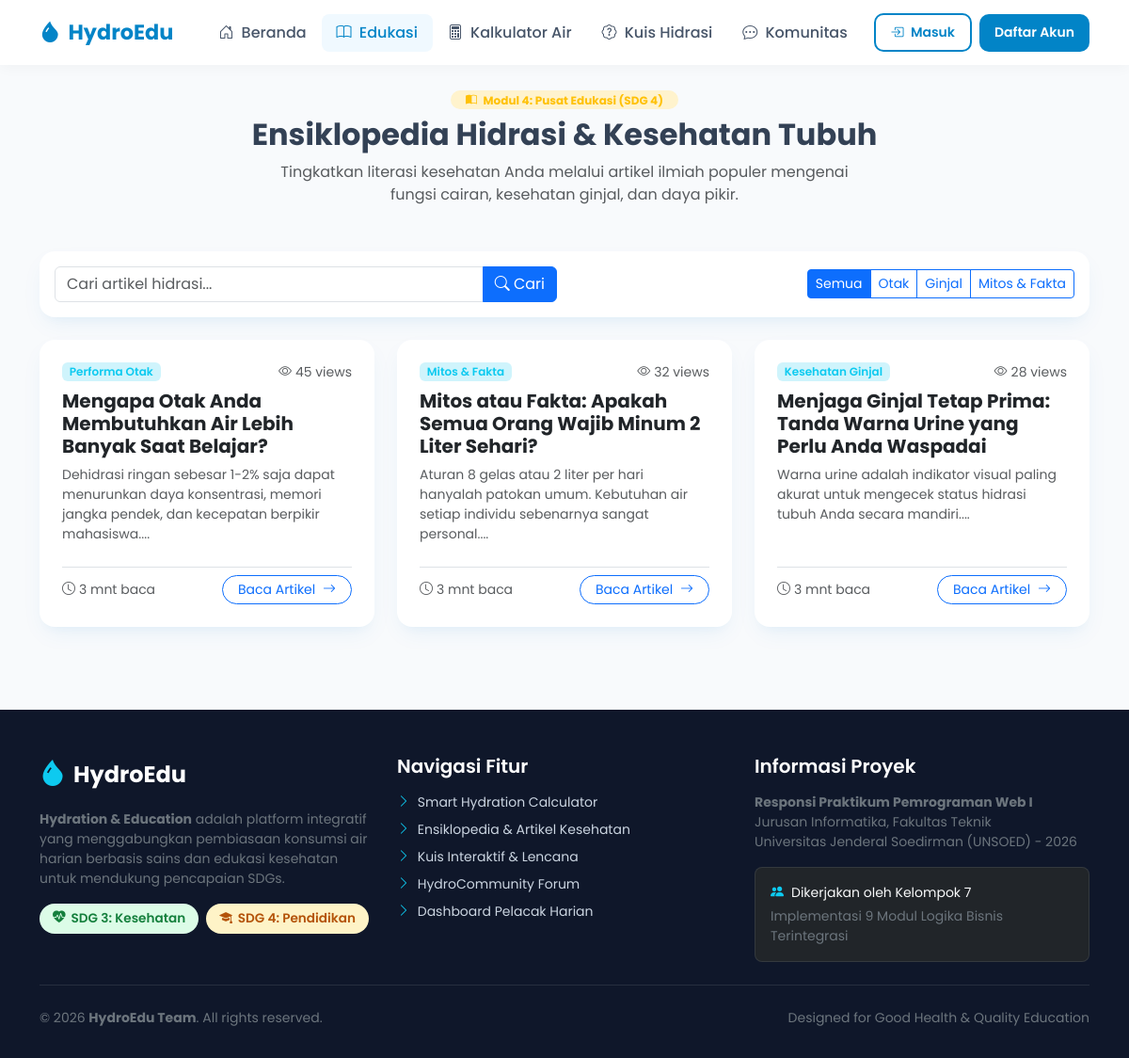
Screenshot of /pages/edukasi.php with the database file from the repository.
### tables this page shows
CREATE TABLE IF NOT EXISTS `articles` (
  `id` INT AUTO_INCREMENT PRIMARY KEY,
  `author_id` INT NOT NULL,
  `judul` VARCHAR(255) NOT NULL,
  `slug` VARCHAR(255) NOT NULL UNIQUE,
  `kategori` ENUM('Kesehatan Ginjal', 'Performa Otak', 'Tips Hidrasi', 'Mitos & Fakta') NOT NULL,
  `ringkasan` TEXT NOT NULL,
  `konten` LONGTEXT NOT NULL,
  `gambar` VARCHAR(255) DEFAULT 'default-article.jpg',
  `views` INT DEFAULT 0,
  `created_at` TIMESTAMP DEFAULT CURRENT_TIMESTAMP,
  `updated_at` TIMESTAMP DEFAULT CURRENT_TIMESTAMP ON UPDATE CURRENT_TIMESTAMP,
  FOREIGN KEY (`author_id`) REFERENCES `users`(`id`) ON DELETE CASCADE
);

### pages/edukasi.php (the view, shortened to what this page needs)
<?php
require_once __DIR__ . '/../config/koneksi.php';
$detail_article = null;
$kategori_filter = isset($_GET['kategori']) ? mysqli_real_escape_string($conn, $_GET['kategori']) : '';
$search_query = isset($_GET['q']) ? mysqli_real_escape_string($conn, trim($_GET['q'])) : '';
$where_clauses = [];
$where_sql = count($where_clauses) > 0 ? "WHERE " . implode(" AND ", $where_clauses) : "";
$articles_query = mysqli_query($conn, "SELECT a.*, u.nama AS author_name FROM articles a JOIN users u ON a.author_id = u.id $where_sql ORDER BY a.created_at DESC");
include_once __DIR__ . '/../includes/header.php';
?>
<div class="container py-4">
  <?php if ($detail_article): ?>
    <div class="row justify-content-center">
      <div class="col-lg-8">
        <a href="<?= BASE_URL ?>pages/edukasi.php" class="btn btn-outline-secondary btn-sm rounded-pill mb-3">
          <i class="bi bi-arrow-left me-1"></i> Kembali ke Daftar Artikel
        </a>
        <article class="card card-custom p-4 p-md-5 border-0">
          <div class="d-flex align-items-center gap-2 mb-3">
            <span class="badge bg-info-subtle text-info fw-semibold"><?= htmlspecialchars($detail_article['kategori']) ?></span>
            <span class="text-muted small"><i class="bi bi-clock me-1"></i> <?= date('d M Y', strtotime($detail_article['created_at'])) ?></span>
            <span class="text-muted small"><i class="bi bi-eye me-1"></i> <?= $detail_article['views'] ?> views</span>
          </div>
          <h2 class="fw-bold mb-3"><?= htmlspecialchars($detail_article['judul']) ?></h2>
          <div class="d-flex align-items-center gap-2 pb-3 mb-4 border-bottom text-muted small">
            <i class="bi bi-person-circle fs-5 text-primary"></i>
            <span>Ditulis oleh: <strong><?= htmlspecialchars($detail_article['author_name']) ?></strong></span>
          </div>
          <div class="alert alert-light border p-3 rounded-3 mb-4 fst-italic text-secondary">
            "<?= htmlspecialchars($detail_article['ringkasan']) ?>"
          </div>
          <div class="article-content lh-lg text-dark">
            <?= nl2br(htmlspecialchars($detail_article['konten'])) ?>
          </div>
          <div class="mt-5 pt-3 border-top d-flex justify-content-between align-items-center">
            <div class="sdg-badge sdg-4"><i class="bi bi-mortarboard-fill"></i> Edukasi Sains Hidrasi</div>
            <a href="<?= BASE_URL ?>pages/kuis.php" class="btn btn-warning btn-sm fw-bold rounded-pill text-dark">
              Uji Pemahaman di Kuis <i class="bi bi-arrow-right ms-1"></i>
            </a>
          </div>
        </article>
      </div>
    </div>
  <?php else: ?>
    <div class="text-center mb-5">
      <span class="badge bg-warning-subtle text-warning fw-bold px-3 py-1 rounded-pill mb-2">
        <i class="bi bi-book-half me-1"></i> Modul 4: Pusat Edukasi (SDG 4)
      </span>
      <h2 class="fw-bold">Ensiklopedia Hidrasi & Kesehatan Tubuh</h2>
      <p class="text-muted mx-auto" style="max-width: 650px;">
        Tingkatkan literasi kesehatan Anda melalui artikel ilmiah populer mengenai fungsi cairan, kesehatan ginjal, dan daya pikir.
      </p>
    </div>
    <div class="card card-custom p-3 border-0 mb-4">
      <div class="row g-3 align-items-center">
        <div class="col-md-6">
          <form method="GET" action="" class="input-group">
            <input type="text" name="q" class="form-control" placeholder="Cari artikel hidrasi..." value="<?= htmlspecialchars($search_query) ?>">
            <button class="btn btn-primary" type="submit">
              <i class="bi bi-search"></i> Cari
            </button>
          </form>
        </div>
        <div class="col-md-6 text-md-end">
          <div class="btn-group btn-group-sm flex-wrap" role="group">
            <a href="<?= BASE_URL ?>pages/edukasi.php" class="btn <?= empty($kategori_filter) ? 'btn-primary' : 'btn-outline-primary' ?>">Semua</a>
            <a href="<?= BASE_URL ?>pages/edukasi.php?kategori=Performa+Otak" class="btn <?= $kategori_filter == 'Performa Otak' ? 'btn-primary' : 'btn-outline-primary' ?>">Otak</a>
            <a href="<?= BASE_URL ?>pages/edukasi.php?kategori=Kesehatan+Ginjal" class="btn <?= $kategori_filter == 'Kesehatan Ginjal' ? 'btn-primary' : 'btn-outline-primary' ?>">Ginjal</a>
            <a href="<?= BASE_URL ?>pages/edukasi.php?kategori=Mitos+%26+Fakta" class="btn <?= $kategori_filter == 'Mitos & Fakta' ? 'btn-primary' : 'btn-outline-primary' ?>">Mitos & Fakta</a>
          </div>
        </div>
      </div>
    </div>
    <div class="row g-4">
      <?php if ($articles_query && mysqli_num_rows($articles_query) > 0): ?>
        <?php while ($art = mysqli_fetch_assoc($articles_query)): ?>
          <div class="col-lg-4 col-md-6">
            <div class="card card-custom h-100 border-0 p-4 d-flex flex-column">
              <div class="d-flex justify-content-between align-items-center mb-2">
                <span class="badge bg-info-subtle text-info fw-semibold"><?= htmlspecialchars($art['kategori']) ?></span>
                <span class="text-muted small"><i class="bi bi-eye me-1"></i><?= $art['views'] ?> views</span>
              </div>
              <h5 class="fw-bold mb-2 text-dark">
                <?= htmlspecialchars($art['judul']) ?>
              </h5>
              <p class="text-muted small mb-4 flex-grow-1">
                <?= htmlspecialchars(substr($art['ringkasan'], 0, 130)) ?>...
              </p>
              <div class="pt-2 border-top d-flex justify-content-between align-items-center">
                <span class="small text-muted"><i class="bi bi-clock me-1"></i>3 mnt baca</span>
                <a href="<?= BASE_URL ?>pages/edukasi.php?id=<?= $art['id'] ?>" class="btn btn-sm btn-outline-primary rounded-pill px-3">
                  Baca Artikel <i class="bi bi-arrow-right ms-1"></i>
                </a>
              </div>
            </div>
          </div>
        <?php endwhile; ?>
      <?php endif; ?>
    </div>
  <?php endif; ?>
</div>
<?php include_once __DIR__ . '/../includes/footer.php'; ?>

### assets/css/style.css (style rules this page uses)
:root { --primary-color: #0284c7; --primary-hover: #0369a1; --secondary-color: #06b6d4; --success-color: #10b981; --accent-color: #f59e0b; --dark-color: #0f172a; --light-bg: #f8fafc; --card-shadow: 0 10px 25px -5px rgba(2, 132, 199, 0.08), 0 8px 10px -6px rgba(2, 132, 199, 0.04); }
body { font-family: 'Poppins', sans-serif; background-color: var(--light-bg); color: #334155; min-height: 100vh; display: flex; flex-direction: column; }
.card-custom { background: #ffffff; border: 1px solid #e2e8f0; border-radius: 16px; box-shadow: var(--card-shadow); transition: transform 0.2s ease, box-shadow 0.2s ease; }

### rows the page displays
articles: kategori "Performa Otak", views "45", judul "Mengapa Otak Anda Membutuhkan Air Lebih Banyak Saat Belajar?", ringkasan "Dehidrasi ringan sebesar 1-2% saja dapat menurunkan daya konsentrasi, memori jangka pendek, dan kecepatan berpikir mahasiswa."
articles: kategori "Mitos & Fakta", views "32", judul "Mitos atau Fakta: Apakah Semua Orang Wajib Minum 2 Liter Sehari?", ringkasan "Aturan 8 gelas atau 2 liter per hari hanyalah patokan umum. Kebutuhan air setiap individu sebenarnya sangat personal."
articles: kategori "Kesehatan Ginjal", views "28", judul "Menjaga Ginjal Tetap Prima: Tanda Warna Urine yang Perlu Anda Waspadai", ringkasan "Warna urine adalah indikator visual paling akurat untuk mengecek status hidrasi tubuh Anda secara mandiri."
